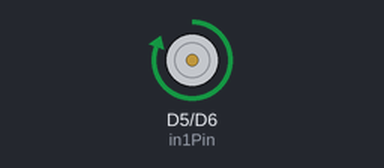
This sketch was run on a simulated ESP8266 (NodeMCU). Shown: motor-driver pin pairs drawn as motors (green arrow = first pin HIGH = forward, orange = second pin HIGH = backward, longer = more drive, scaled by the enable pin).

Above: at 1.0 s.
At 2.5 s:
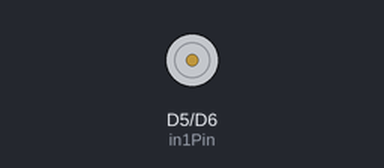
At 4.0 s:
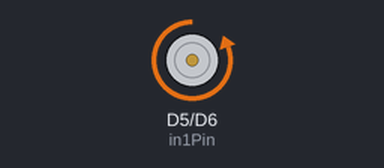
Timing chart, 0 to 7.8 s (numbered marks = the images above):
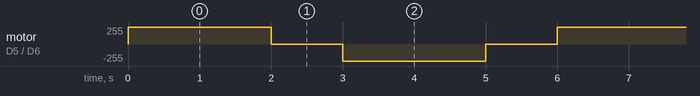

Measured:
- by itself, motor on D5 (in1Pin) / D6 (in2Pin): repeats every 6.0 s: stopped 1.0 s, backward 255/255 2.0 s, stopped 1.0 s, forward 255/255 2.0 s

The sketch:

test_magnet.ino
```cpp
// Define pin connections
#define in1Pin D5
#define in2Pin D6
#define enaPin D7

void setup() {

  // Set all the motor control pins to outputs
  pinMode(in1Pin, OUTPUT);
  pinMode(in2Pin, OUTPUT);
  pinMode(enaPin, OUTPUT);

  digitalWrite(enaPin, HIGH); // Full speed

}

void loop() {
  // Run the motor forward
  digitalWrite(in1Pin, HIGH);
  digitalWrite(in2Pin, LOW);
  delay(2000); // Run for 2 seconds

  // Stop the motor
  digitalWrite(in1Pin, LOW);
  digitalWrite(in2Pin, LOW);
  delay(1000); // Stop for 1 second

  // Run the motor backward
  digitalWrite(in1Pin, LOW);
  digitalWrite(in2Pin, HIGH);
  // digitalWrite(enaPin, HIGH); // Full speed
  delay(2000); // Run for 2 seconds

  // Stop the motor
  digitalWrite(in1Pin, LOW);
  digitalWrite(in2Pin, LOW);
  delay(1000); // Stop for 1 second
}
```
